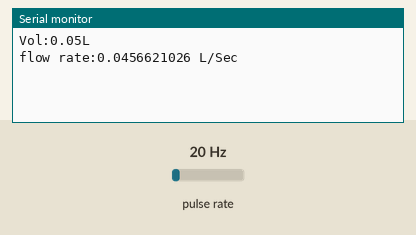
This sketch was run on a simulated Arduino Uno, built with avr-gcc and run on an emulated ATmega328P. Shown: the last lines printed to the serial monitor. Wiring (inferred from the names in the program): pulse sensor: data pin 2. The test bench sets the inputs (shaded band); at power-on: pulse rate 20 Hz.

Above: at 1.2 s.
1.3 s: pulse rate (sensor on pin 2) set to 4 Hz
At 2.6 s:
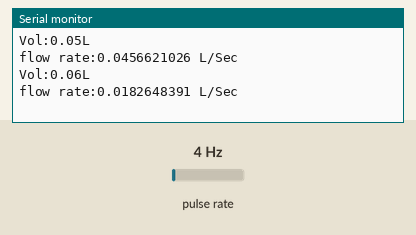
2.8 s: pulse rate (sensor on pin 2) set to 50 Hz
At 3.6 s:
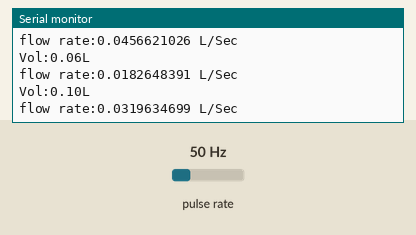
Timing chart, 0 to 5.8 s (numbered marks = the images above; inputs shaded):
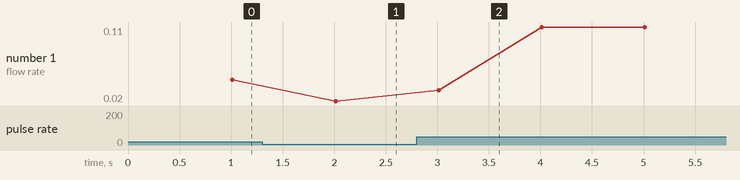

Measured:
- after the input at 1.3 s, the serial monitor: prints a new line after 0.70 s (image 1)
- after the input at 2.8 s, the serial monitor: prints a new line after 0.21 s (image 2)
- plotted number 1: 0.05 → 0.02 after the input at 1.3 s, 0.02 → 0.11 after the input at 2.8 s

The sketch:

MY_FINAL_YEAR_IOT_FUEL_METER__for_simple_test_.ino
```cpp
int n = 0;
float vol = 0.0,l_minute;
unsigned char flowsensor = 2;
unsigned long currentTime;
unsigned long cloopTime;
int flow_frequency;
float prev_val =0;
float vol_arr[] = {};
void flow ()
{
   flow_frequency++;
}

void setup()
{
  Serial.begin(9600);
  pinMode(flowsensor,INPUT);
  digitalWrite(flowsensor, HIGH);
  attachInterrupt(digitalPinToInterrupt(flowsensor), flow, RISING);
  currentTime = millis();
  cloopTime = currentTime;
}

void loop()
{
   currentTime = millis();
   if(currentTime >= (cloopTime + 1000))
   {
    cloopTime = currentTime;
    if(flow_frequency != 0)
    {
      l_minute = (flow_frequency / 7.3); // (Pulse frequency x 60 min) / 7.5Q = flowrate in L/hour
      l_minute = l_minute/60;
      vol = vol +l_minute;
      Serial.print("Vol:");
      Serial.print(vol);
      Serial.println("L");
      flow_frequency = 0; // Reset Counter
      Serial.print("flow rate:");
      Serial.print(l_minute, DEC); // Print litres/hour
      Serial.println(" L/Sec");
    }

   else
    {
      Serial.print("max_volume = ");
      Serial.println(vol);
      if(vol>0)
        {
//        delay(10);
        Serial.println("Sent to database successfully");
        Serial.print("data sent to database is = ");
        Serial.println(vol);
        }
      vol = 0;
      Serial.println(" flow rate = 0 ");
      Serial.print("Vol:");
      Serial.print(vol);
      Serial.println(" L");
    }
    }
}
```
